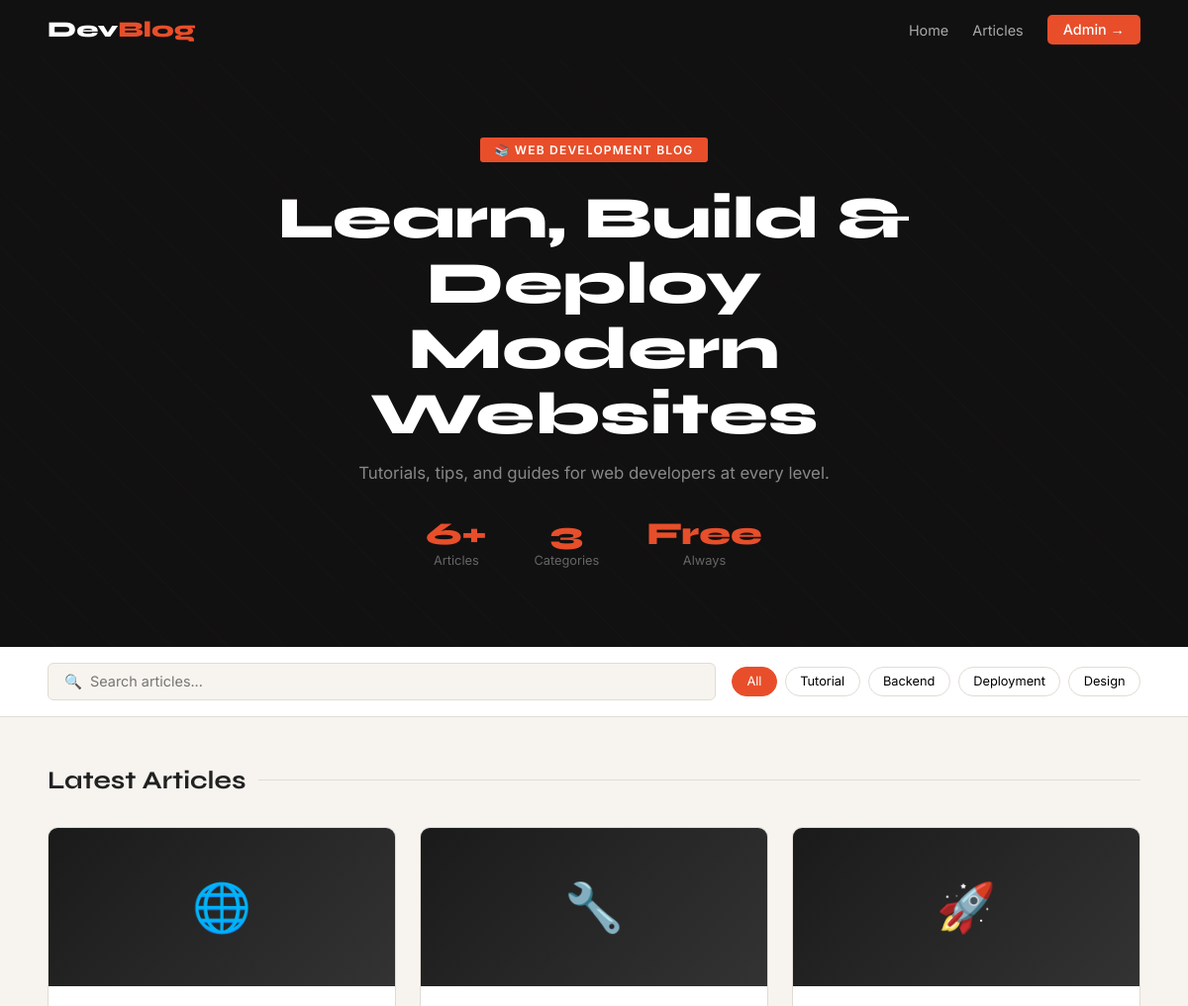
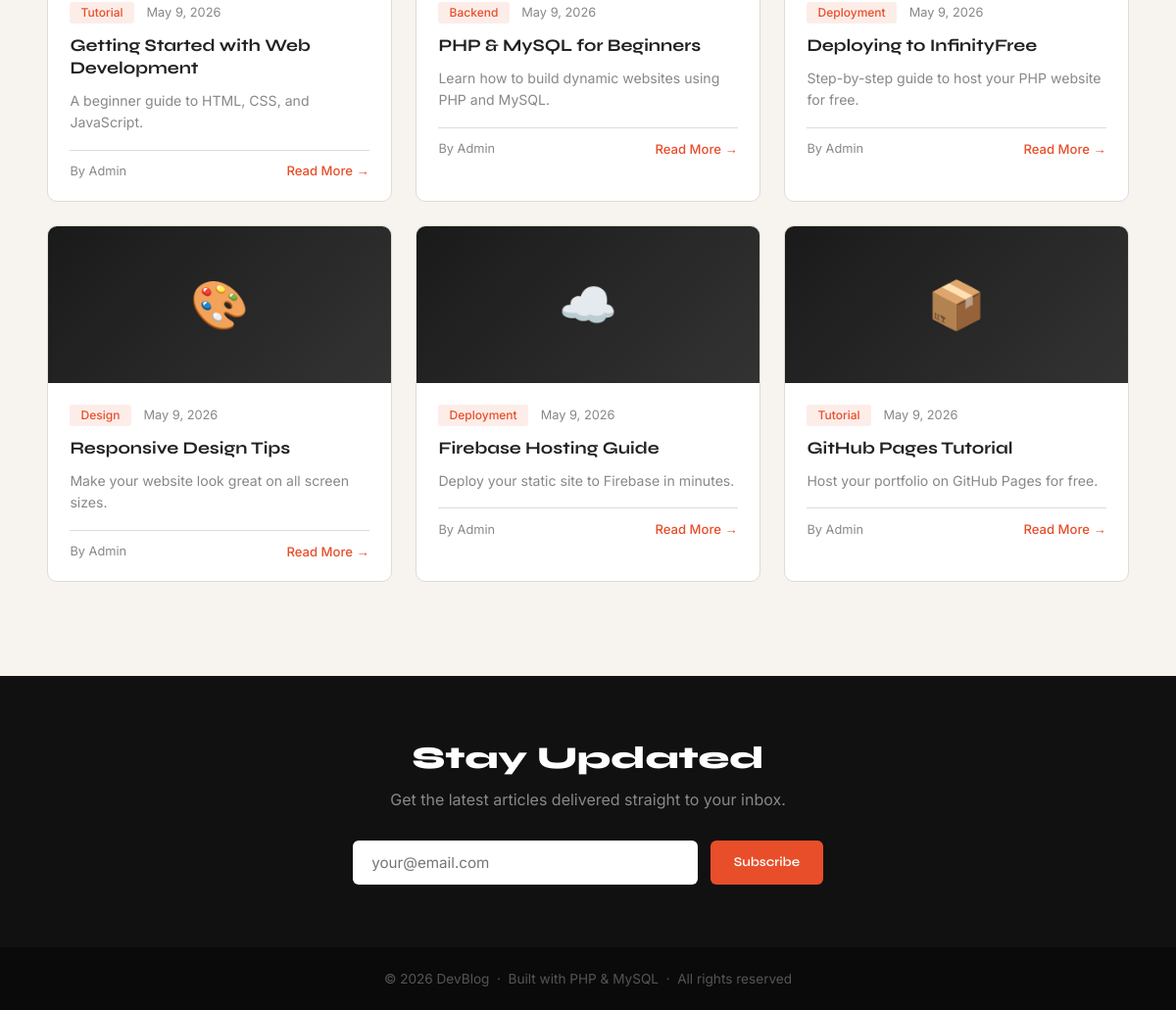
The page / on the database its author committed (2 pictures, top to bottom).
### tables this page shows
CREATE TABLE IF NOT EXISTS posts (
    id          INT AUTO_INCREMENT PRIMARY KEY,
    title       VARCHAR(255)  NOT NULL,
    excerpt     TEXT          NOT NULL,
    content     LONGTEXT      NOT NULL,
    category    VARCHAR(100)  DEFAULT 'General',
    author      VARCHAR(100)  DEFAULT 'Admin',
    created_at  DATETIME      DEFAULT CURRENT_TIMESTAMP,
    updated_at  DATETIME      DEFAULT CURRENT_TIMESTAMP ON UPDATE CURRENT_TIMESTAMP
);

### index.php (the view, shortened to what this page needs)
<?php
function getDB() {
    try {
        $pdo = new PDO(
            "mysql:host=".DB_HOST.";dbname=".DB_NAME.";charset=utf8",
            DB_USER, DB_PASS,
            [PDO::ATTR_ERRMODE => PDO::ERRMODE_EXCEPTION]
        );
        return $pdo;
    } catch (PDOException $e) {
        return null;
    }
}
function getPosts($pdo, $limit = 6) {
    $stmt = $pdo->prepare("SELECT id, title, excerpt, category, created_at, author FROM posts ORDER BY created_at DESC LIMIT 6");
    $stmt->execute();
    return $stmt->fetchAll(PDO::FETCH_ASSOC);
}
$pdo   = getDB();
$posts = getPosts($pdo);
$total = count($posts);
?>
<!DOCTYPE html>
<html lang="en">
<head>
</head>
<body>
  <nav>
    <a href="index.php" class="logo">Dev<span>Blog</span></a>
    <ul>
      <li><a href="index.php">Home</a></li>
      <li><a href="posts.php">Articles</a></li>
      <li><a href="admin/login.php" class="nav-btn">Admin →</a></li>
    </ul>
  </nav>
  <section class="hero">
    <div class="hero-inner">
      <span class="hero-tag">📚 Web Development Blog</span>
      <h1>Learn, Build &amp; Deploy<br/>Modern Websites</h1>
      <p>Tutorials, tips, and guides for web developers at every level.</p>
      <div class="hero-stats">
        <div class="stat">
          <div class="stat-num"><?= $total ?>+</div>
          <div class="stat-label">Articles</div>
        </div>
        <div class="stat">
          <div class="stat-num">3</div>
          <div class="stat-label">Categories</div>
        </div>
        <div class="stat">
          <div class="stat-num">Free</div>
          <div class="stat-label">Always</div>
        </div>
      </div>
    </div>
  </section>
  <div class="search-bar">
    <input type="text" placeholder="🔍  Search articles..." id="searchInput" oninput="filterPosts()"/>
    <div class="filter-btns">
      <button class="filter-btn active" onclick="filterCat(this,'all')">All</button>
      <button class="filter-btn" onclick="filterCat(this,'Tutorial')">Tutorial</button>
      <button class="filter-btn" onclick="filterCat(this,'Backend')">Backend</button>
      <button class="filter-btn" onclick="filterCat(this,'Deployment')">Deployment</button>
      <button class="filter-btn" onclick="filterCat(this,'Design')">Design</button>
    </div>
  </div>
  <div class="posts-section">
    <h2 class="section-title">Latest Articles</h2>
    <div class="posts-grid" id="postsGrid">
      <?php
      $emojis = ['🌐','🔧','🚀','🎨','☁️','📦'];
      foreach ($posts as $i => $post):
        $emoji = $emojis[$i % count($emojis)];
        $date  = date('M j, Y', strtotime($post['created_at']));
      ?>
      <div class="post-card" data-cat="<?= htmlspecialchars($post['category']) ?>">
        <div class="post-thumb"><?= $emoji ?></div>
        <div class="post-body">
          <div class="post-meta">
            <span class="post-cat"><?= htmlspecialchars($post['category']) ?></span>
            <span class="post-date"><?= $date ?></span>
          </div>
          <h3><?= htmlspecialchars($post['title']) ?></h3>
          <p><?= htmlspecialchars($post['excerpt']) ?></p>
          <div class="post-footer">
            <span class="post-author">By <?= htmlspecialchars($post['author']) ?></span>
            <a href="post.php?id=<?= $post['id'] ?>" class="read-more">Read More →</a>
          </div>
        </div>
      </div>
      <?php endforeach; ?>
    </div>
  </div>
  <div class="newsletter">
    <h2>Stay Updated</h2>
    <p>Get the latest articles delivered straight to your inbox.</p>
    <form onsubmit="subscribeNewsletter(event)">
      <input type="email" placeholder="your@email.com" required/>
      <button type="submit">Subscribe</button>
    </form>
  </div>
  <footer>
    <p>© <?= date('Y') ?> DevBlog &nbsp;·&nbsp; Built with PHP &amp; MySQL &nbsp;·&nbsp; All rights reserved</p>
  </footer>
</body>
</html>

### rows shown on the page
posts: emoji "🌐", category "Tutorial", created_at "May 9, 2026", title "Getting Started with Web Development", excerpt "A beginner guide to HTML, CSS, and JavaScript.", author "Admin"
posts: emoji "🔧", category "Backend", created_at "May 9, 2026", title "PHP & MySQL for Beginners", excerpt "Learn how to build dynamic websites using PHP and MySQL.", author "Admin"
posts: emoji "🚀", category "Deployment", created_at "May 9, 2026", title "Deploying to InfinityFree", excerpt "Step-by-step guide to host your PHP website for free.", author "Admin"
posts: emoji "🎨", category "Design", created_at "May 9, 2026", title "Responsive Design Tips", excerpt "Make your website look great on all screen sizes.", author "Admin"
posts: emoji "☁️", category "Deployment", created_at "May 9, 2026", title "Firebase Hosting Guide", excerpt "Deploy your static site to Firebase in minutes.", author "Admin"
posts: emoji "📦", category "Tutorial", created_at "May 9, 2026", title "GitHub Pages Tutorial", excerpt "Host your portfolio on GitHub Pages for free.", author "Admin"

### other values the page prints
$total "6"
